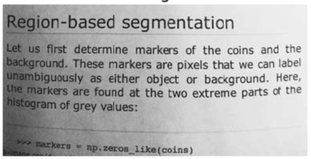
#> input picture M6_Computer Vision/05. Edge detection, perspective transform and Morphological transformations/img/t1.png, 311 x 159 px, shrunk from 574 x 293 before the run
$ jupyter execute Thresholding.ipynb   (shell and % lines are left out)
#> lines starting #> are read from the running program, lines starting #| are printed output that depends on the picture; after the words box and inside, x2 and y2 are one past the last pixel; in counts of white or black regions, pixels touching at a corner belong together
# Computer Vision Thresholding

[cell 1]
import cv2
import numpy as np
import matplotlib.pyplot as plt

[cell 2]
# Have a look at the 2 images below
text = cv2.imread('img/t1.png')
#> text is the input picture: shape (159, 311, 3); mean B, G, R 176.7, 176.7, 176.7
plt.figure(figsize = (12,10))
plt.imshow(text, cmap='gray')

[cell 3]
text_2 = cv2.imread('img/t2.png')
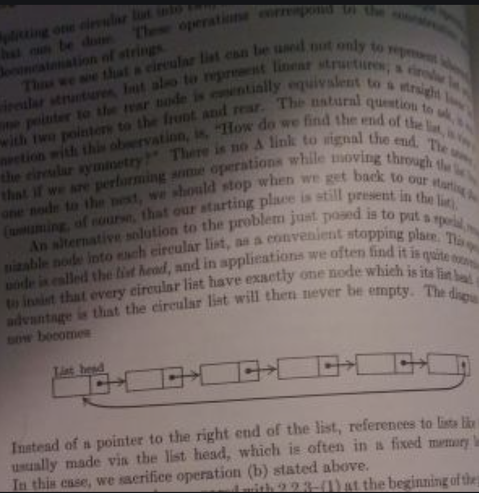
#> input picture M6_Computer Vision/05. Edge detection, perspective transform and Morphological transformations/img/t2.png, 479 x 493 px, shrunk from 886 x 911 before the run
#> text_2 is the input picture: shape (493, 479, 3); mean B, G, R 94.2, 97, 107
plt.figure(figsize = (12,10))
plt.imshow(text_2, cmap='gray')

[cell 4]
# Apply threshold to the images above to make them look better, try to find the best one

text_copy = text.copy()

fig, axes = plt.subplots(2, 3, figsize=(20, 10))

text_bw = cv2.cvtColor(text_copy, cv2.COLOR_BGR2GRAY)
ret, text_binary = cv2.threshold(text_bw, 127, 255, cv2.THRESH_BINARY)
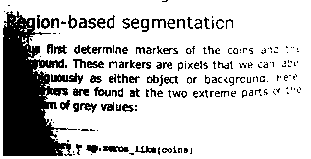
#> text_binary: shape (159, 311); 79% white; 202 black regions (122 under 20 px), largest, box (x1, y1, x2, y2) and area: (3, 11, 77, 156) 6073, (51, 73, 83, 84) 185, (103, 146, 129, 152) 116
ret, text_binary_inv = cv2.threshold(text_bw, 127, 255, cv2.THRESH_BINARY_INV)
ret, text_trunc = cv2.threshold(text_bw, 127, 255, cv2.THRESH_TRUNC)
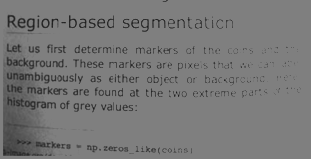
#> text_trunc: shape (159, 311); min 24, max 127, mean 119.9
ret, text_tozero = cv2.threshold(text_bw, 127, 255, cv2.THRESH_TOZERO)
ret, text_tozero_inv = cv2.threshold(text_bw, 127, 255, cv2.THRESH_TOZERO_INV)
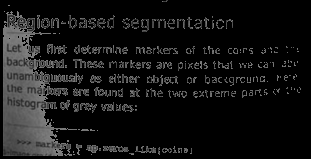
#> text_tozero_inv: shape (159, 311); min 0, max 127, mean 19.6


axes[0,0].imshow(text_bw, cmap='gray')
axes[0,1].imshow(text_binary, cmap='gray')
axes[0,2].imshow(text_binary_inv, cmap='gray')
axes[1,0].imshow(text_trunc, cmap='gray')
axes[1,1].imshow(text_tozero, cmap='gray')
axes[1,2].imshow(text_tozero_inv, cmap='gray')

axes[0,0].title.set_text('bw')
axes[0,1].title.set_text('binary')
axes[0,2].title.set_text('binary_inv')
axes[1,0].title.set_text('trunc')
axes[1,1].title.set_text('tozero')
axes[1,2].title.set_text('tozero_inv')

[cell 5]
# Apply threshold to the images above to make them look better, try to find the best one

text2_copy = text_2.copy()

fig, axes = plt.subplots(2, 3, figsize=(20, 10))

text2_bw = cv2.cvtColor(text2_copy, cv2.COLOR_BGR2GRAY)
ret, text2_binary = cv2.threshold(text2_bw, 127, 255, cv2.THRESH_BINARY)
#> text2_binary: shape (493, 479); 35.1% white; 339 white regions (316 under 20 px), largest, box (x1, y1, x2, y2) and area: (50, 100, 479, 492) 72000, (103, 365, 462, 404) 5512, (279, 358, 318, 378) 674
ret, text2_binary_inv = cv2.threshold(text2_bw, 127, 255, cv2.THRESH_BINARY_INV)
ret, text2_trunc = cv2.threshold(text2_bw, 127, 255, cv2.THRESH_TRUNC)
ret, text2_tozero = cv2.threshold(text2_bw, 127, 255, cv2.THRESH_TOZERO)
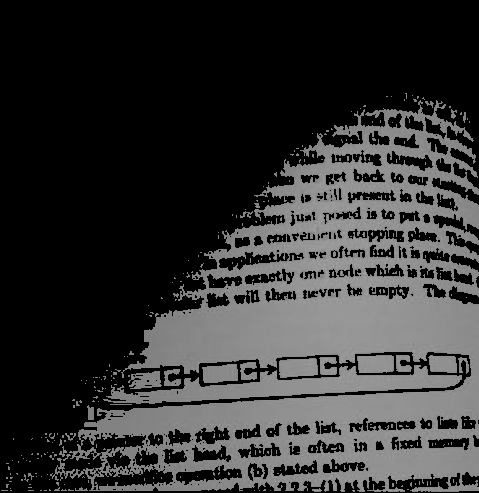
#> text2_tozero: shape (493, 479); min 0, max 166, mean 49.3
ret, text2_tozero_inv = cv2.threshold(text2_bw, 127, 255, cv2.THRESH_TOZERO_INV)


axes[0,0].imshow(text2_bw, cmap='gray')
axes[0,1].imshow(text2_binary, cmap='gray')
axes[0,2].imshow(text2_binary_inv, cmap='gray')
axes[1,0].imshow(text2_trunc, cmap='gray')
axes[1,1].imshow(text2_tozero, cmap='gray')
axes[1,2].imshow(text2_tozero_inv, cmap='gray')

axes[0,0].title.set_text('bw')
axes[0,1].title.set_text('binary')
axes[0,2].title.set_text('binary_inv')
axes[1,0].title.set_text('trunc')
axes[1,1].title.set_text('tozero')
axes[1,2].title.set_text('tozero_inv')

[cell 6]
# Try to apply adaptiveThreshold and see if that helps, use both ADAPTIVE_THRESH_MEAN_C and ADAPTIVE_THRESH_GAUSSIAN_C

mean_thresh = cv2.adaptiveThreshold(text_bw, 255, cv2.ADAPTIVE_THRESH_MEAN_C, cv2.THRESH_BINARY, 5, 9)
#> mean_thresh: shape (159, 311); 85.2% white; black in thin lines or dots

plt.figure(figsize=(10,10))
plt.imshow(mean_thresh, cmap='gray')

[cell 7]
mean_thresh_2 = cv2.adaptiveThreshold(text2_bw, 255, cv2.ADAPTIVE_THRESH_MEAN_C, cv2.THRESH_BINARY, 29, 4)
#> mean_thresh_2: shape (493, 479); 72.4% white; 428 black regions (114 under 20 px), largest, box (x1, y1, x2, y2) and area: (51, 352, 471, 409) 5474, (0, 0, 479, 9) 2427, (461, 17, 479, 135) 855

plt.figure(figsize=(10,10))
plt.imshow(mean_thresh_2, cmap='gray')

[cell 8]
gauss_thresh = cv2.adaptiveThreshold(text_bw, 255, cv2.ADAPTIVE_THRESH_GAUSSIAN_C, cv2.THRESH_BINARY, 5, 4)
#> gauss_thresh: shape (159, 311); 83.4% white; black in thin lines or dots

plt.figure(figsize=(10,10))
plt.imshow(gauss_thresh, cmap='gray')

[cell 9]
gauss_thresh = cv2.adaptiveThreshold(text2_bw, 255, cv2.ADAPTIVE_THRESH_GAUSSIAN_C, cv2.THRESH_BINARY, 23, 3)
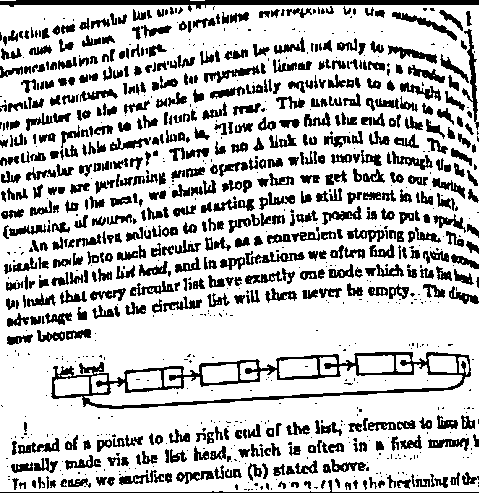
#> gauss_thresh: shape (493, 479); 75.5% white; 970 black regions (410 under 20 px), largest, box (x1, y1, x2, y2) and area: (51, 352, 471, 409) 4765, (0, 0, 479, 12) 2412, (0, 480, 479, 493) 518

plt.figure(figsize=(10,10))
plt.imshow(gauss_thresh, cmap='gray')

[cell 10]
# Now apply Otsu's thresholding to the same images, always make sure to start with a copy of the original image

bw_copy = text_bw.copy()

ret, otsu = cv2.threshold(bw_copy, 0, 255, cv2.THRESH_BINARY + cv2.THRESH_OTSU)
#> otsu: shape (159, 311); 58.7% white; 98 black regions (37 under 20 px), largest, box (x1, y1, x2, y2) and area: (3, 5, 188, 156) 17080, (88, 15, 115, 29) 219, (146, 45, 178, 55) 173
#> ret = 168

plt.figure(figsize=(10,10))
plt.imshow(otsu, cmap='gray')

[cell 11]
bw_2_copy = text2_bw.copy()

ret, otsu_2 = cv2.threshold(bw_2_copy, 0, 255, cv2.THRESH_BINARY + cv2.THRESH_OTSU)
#> otsu_2: shape (493, 479); 57.5% white; 650 black regions (566 under 20 px), largest, box (x1, y1, x2, y2) and area: (0, 0, 479, 395) 91827, (52, 363, 272, 408) 1069, (0, 482, 479, 493) 580
#> ret = 94

plt.figure(figsize=(10,10))
plt.imshow(otsu_2, cmap='gray')

[cell 12]
# Now try to first apply Gaussian Blur to the image and then Otsu thresholding

bw_blur = cv2.GaussianBlur(bw_copy, (5,5), 0)
ret, blur_otsu = cv2.threshold(bw_blur, 0, 255, cv2.THRESH_BINARY + cv2.THRESH_OTSU)
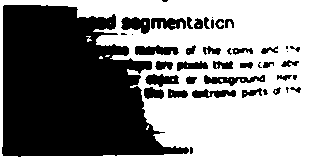
#> blur_otsu: shape (159, 311); 52.8% white; 43 black regions (11 under 20 px), largest, box (x1, y1, x2, y2) and area: (2, 5, 189, 157) 19499, (121, 17, 150, 34) 342, (204, 75, 265, 86) 334
#> ret = 174

plt.figure(figsize=(10,10))
plt.imshow(blur_otsu, cmap='gray')

[cell 13]
bw_blur_2 = cv2.GaussianBlur(bw_2_copy, (5,5), 0)
ret, blur_otsu_2 = cv2.threshold(bw_blur_2, 0, 255, cv2.THRESH_BINARY + cv2.THRESH_OTSU)
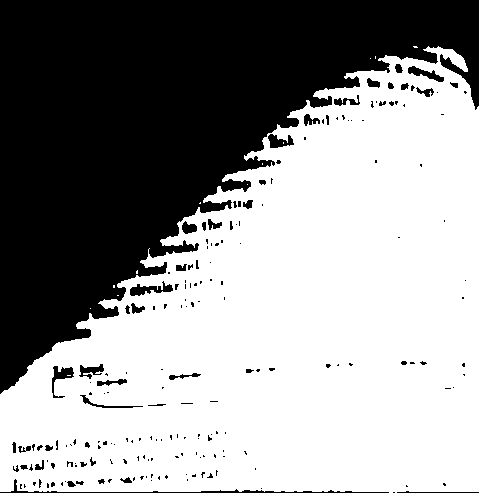
#> blur_otsu_2: shape (493, 479); 59.2% white; 196 black regions (148 under 20 px), largest, box (x1, y1, x2, y2) and area: (0, 0, 479, 394) 91656, (0, 479, 389, 493) 576, (130, 281, 173, 296) 296
#> ret = 93

plt.figure(figsize=(10,10))
plt.imshow(blur_otsu_2, cmap='gray')

[cell 14]
# In yesterday's notebook there was a similar challenge, with a image of a note which was very dark on the left side
# If you didn't manage to get it clean yesterday, try to go back to it now and apply what you just did here.
# Did it get better?

notes = cv2.imread('./img/notes.png')
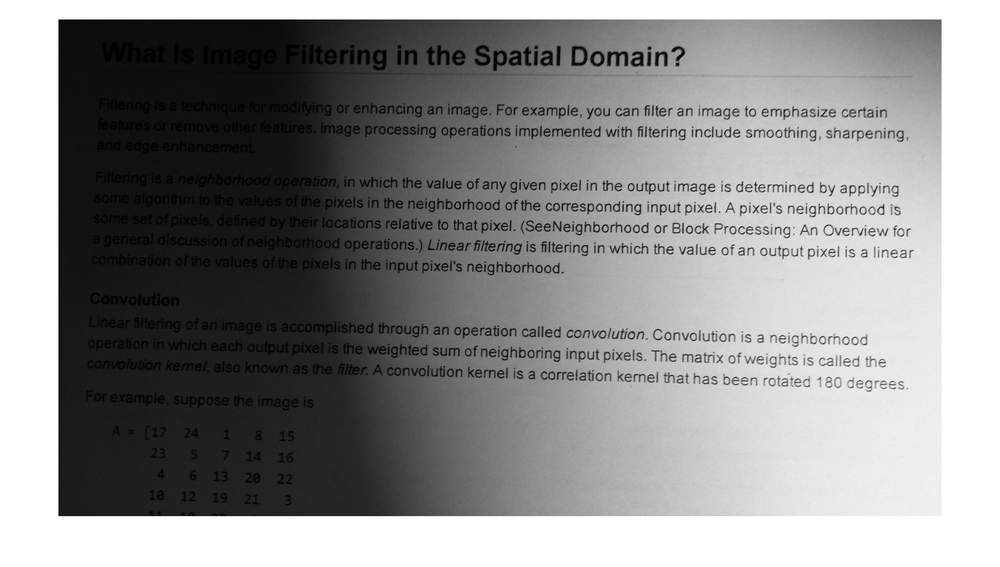
#> input picture M6_Computer Vision/05. Edge detection, perspective transform and Morphological transformations/img/notes.png, 1000 x 567 px, shrunk from 1848 x 1048 before the run
#> notes is the input picture: shape (567, 1000, 3); min 0, max 255, mean 143
notes_bw = cv2.cvtColor(notes, cv2.COLOR_BGR2GRAY)

notes_thresh = cv2.adaptiveThreshold(notes_bw, 255, cv2.ADAPTIVE_THRESH_GAUSSIAN_C, cv2.THRESH_BINARY, 19, 4)
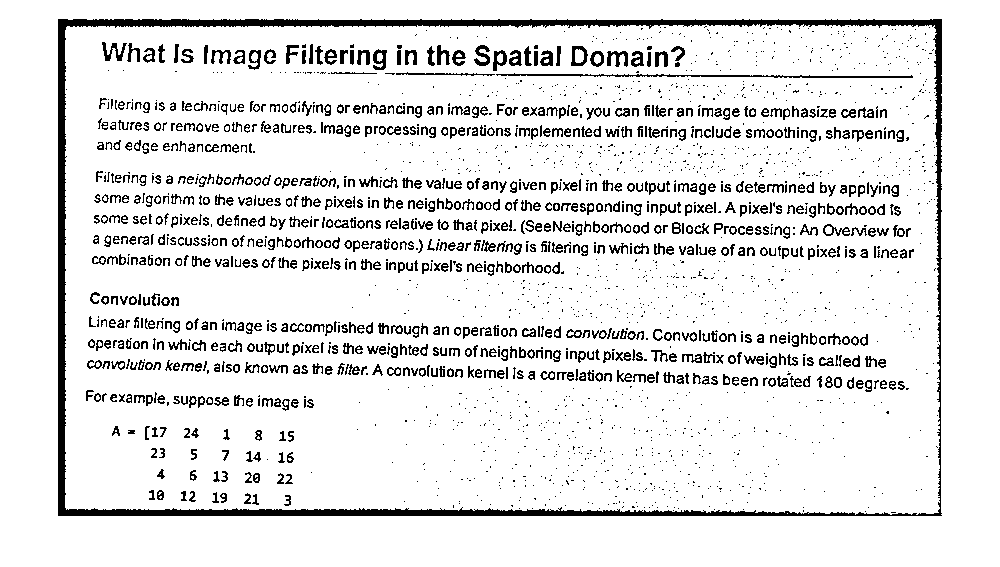
#> notes_thresh: shape (567, 1000); 89.7% white; 2412 black regions (1536 under 20 px), largest, box (x1, y1, x2, y2) and area: (58, 19, 942, 516) 15413, (496, 73, 913, 78) 787, (102, 42, 127, 61) 201

plt.figure(figsize=(10,10))
plt.imshow(notes_thresh, cmap='gray')
